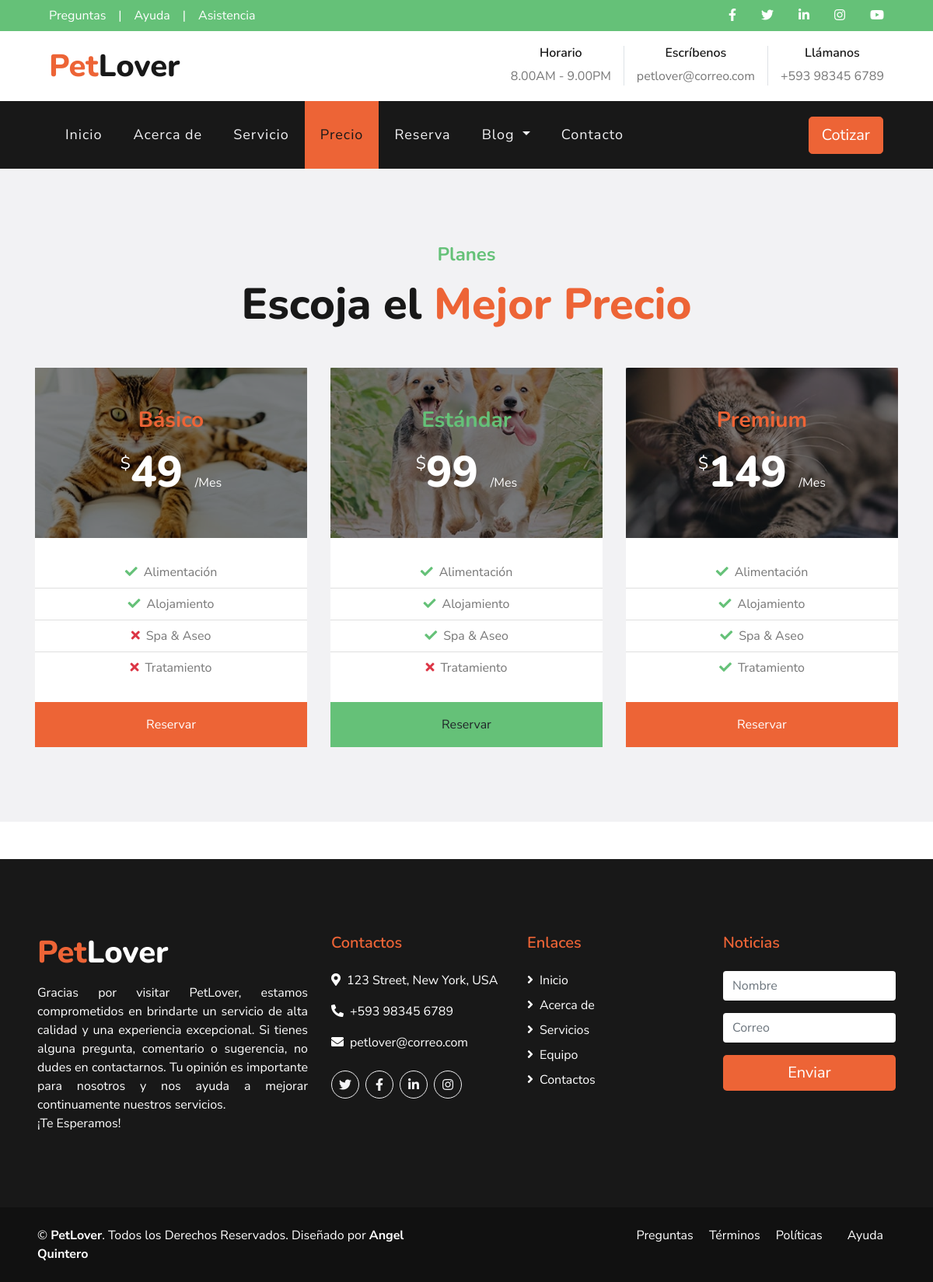
The app's page /prices/ with its own data.
### pages/models.py (models this page shows, shortened)
class Page(models.Model):
    title=models.CharField(max_length=100, verbose_name="Título")
    content=RichTextField(verbose_name="Contenido")
    created=models.DateTimeField(auto_now_add=True, verbose_name="Fecha de creación")
    updated=models.DateTimeField(auto_now=True, verbose_name="Fecha de modificación")
    class Meta:
        verbose_name="Página"
        verbose_name_plural="Páginas"
        ordering=['created']

### prices/models.py (models this page shows, shortened)
class Price(models.Model):
    title=models.CharField(max_length=100, verbose_name="Título")
    price=models.CharField(max_length=100, verbose_name="Precio")
    image=models.ImageField(verbose_name="Imagen", upload_to="prices")
    services = models.ManyToManyField(Plan, verbose_name='Servicios')
    created=models.DateTimeField(auto_now_add=True, verbose_name="Fecha de creación")
    updated=models.DateTimeField(auto_now=True, verbose_name="Fecha de modificación")
    class Meta:
        verbose_name="Precio"
        verbose_name_plural="Precios"
        ordering=["created"]

class Plan(models.Model):
    title = models.CharField(max_length=100)
    show_in_basic = models.BooleanField(default=False)
    show_in_standard = models.BooleanField(default=False)
    show_in_premium = models.BooleanField(default=False)
    created=models.DateTimeField(auto_now_add=True, verbose_name="Fecha de creación")
    updated=models.DateTimeField(auto_now=True, verbose_name="Fecha de modificación")
    class Meta:
        verbose_name="Plan"
        verbose_name_plural="Planes"
        ordering=["created"]

### prices/views.py (the view)
# urls.py: path('prices/', include('prices.urls')),
def prices(request):
    prices=Price.objects.all()
    plans=Plan.objects.all()
    return render(request,"prices/prices.html",{'listPrices':prices, 'listPlans':plans})

### pages/templatetags/pages_secundary.py (called while the page is built)
@register.simple_tag
def get_list_pages():
    pages=Page.objects.all()
    return pages

### social/processor.py (called while the page is built)
def context(request):
    dict={}
    listSocial=Social.objects.all()
    for social in listSocial:
        dict[social.key]=social.url
    return dict

### prices/templates/prices/prices.html
{% extends 'core/base.html' %}
{% load static %}{% block title %}Precios{% endblock %}
{% block content %}
<div class="container-fluid bg-light pt-5 pb-4">
  <div class="container py-5">
    <div class="d-flex flex-column text-center mb-5">
      <h4 class="text-secondary mb-3">Planes</h4>
      <h1 class="display-4 m-0">Escoja el <span class="text-primary">Mejor Precio</span></h1>
    </div>
    <div class="row">
      {% for price in listPrices %}
        <div class="col-lg-4 mb-4">
          <div class="card border-0">
            <div class="card-header position-relative border-0 p-0 mb-4">
              <img class="card-img-top" src="{{price.image.url}}" alt=""/>
              <div
                class="position-absolute d-flex flex-column align-items-center justify-content-center w-100 h-100"
                style="top: 0;left: 0; z-index: 1; background: rgba(0, 0, 0, 0.5);">
                {% if "Estándar" in price.title %}
                  <h3 class="text-secondary mb-3">{{price.title}}</h3>
                {% else %}
                  <h3 class="text-primary mb-3">{{price.title}}</h3>
                {% endif %}
                <h1 class="display-4 text-white mb-0">
                  <small class="align-top" style="font-size: 22px; line-height: 45px;">$</small>{{price.price}}
                  <small class="align-bottom" style="font-size: 16px; line-height: 40px;">/Mes</small>
                </h1>
              </div>
            </div>
            <div class="card-body text-center p-0">
              <ul class="list-group list-group-flush mb-4">
                {% for plan in listPlans %}
                  {% if "Básico" in price.title %}
                    {% if plan.show_in_basic %}
                      <li class="list-group-item p-2"><i class="fa fa-check text-secondary mr-2"></i>{{plan.title}}</li>
                    {% else %}
                      <li class="list-group-item p-2"><i class="fa fa-times text-danger mr-2"></i>{{plan.title}}</li>
                    {% endif %}
                  {% elif "Estándar" in price.title %}
                    {% if plan.show_in_basic or plan.show_in_standard %}
                      <li class="list-group-item p-2"><i class="fa fa-check text-secondary mr-2"></i>{{plan.title}}</li>
                    {% else %}
                      <li class="list-group-item p-2"><i class="fa fa-times text-danger mr-2"></i>{{plan.title}}</li>
                    {% endif %}
                  {% elif "Premium" in price.title %}
                    <li class="list-group-item p-2"><i class="fa fa-check text-secondary mr-2"></i>{{plan.title}}</li>
                  {% endif %}
                {% endfor %}
              </ul>
            </div>
            <div class="card-footer border-0 p-0">
              {% if "Estándar" in price.title %}
                <a href="{% url 'booking' %}" class="btn btn-secondary btn-block p-3" style="border-radius: 0">Reservar</a>
              {% else %}
                <a href="{% url 'booking' %}" class="btn btn-primary btn-block p-3" style="border-radius: 0">Reservar</a>
              {% endif %}
            </div>
          </div>
        </div>
      {% endfor %}
    </div>
  </div>
</div>
{% endblock %}

### core/templates/core/base.html (shortened to what this page needs)
<!DOCTYPE html>
<html lang="es">
  <head>
    {% load static %}
    <link href="https://cdnjs.cloudflare.com/ajax/libs/font-awesome/5.10.0/css/all.min.css" rel="stylesheet"/>
    <link href="{% static 'core/lib/flaticon/font/flaticon.css' %}" rel="stylesheet"/>
    <link href="{% static 'core/lib/owlcarousel/assets/owl.carousel.min.css' %}" rel="stylesheet"/>
    <link href="{% static 'core/lib/tempusdominus/css/tempusdominus-bootstrap-4.min.css' %}" rel="stylesheet"/>
    <link href="{% static 'core/css/style.css' %}" rel="stylesheet"/>
  </head>
  <body>
    <div class="container-fluid">
      <div class="row bg-secondary py-2 px-lg-5">
        <div class="col-lg-6 text-center text-lg-left mb-2 mb-lg-0">
          <div class="d-inline-flex align-items-center">
            {% load pages_secundary %}{% get_list_pages as listPages %}
            {% for page in listPages %}
              {% if "Preguntas Frecuentes" in page.title %}
                <a href="{% url 'pages' page.id %}" class="text-white pr-3 link">{{page.title.split.0}}</a>
              {% endif %}
            {% endfor %}
            <span class="text-white">|</span><a class="text-white px-3" href="">Ayuda</a>
            <span class="text-white">|</span><a class="text-white pl-3" href="">Asistencia</a>
          </div>
        </div>
        <div class="col-lg-6 text-center text-lg-right">
          <div class="d-inline-flex align-items-center">
            <a class="text-white px-3" href="{{URL_FACEBOOK}}" target="_blank"><i class="fab fa-facebook-f"></i></a>
            <a class="text-white px-3" href="{{URL_TWITTER}}" target="_blank"><i class="fab fa-twitter"></i></a>
            <a class="text-white px-3" href="{{URL_LINKEDIN}}" target="_blank"><i class="fab fa-linkedin-in"></i></a>
            <a class="text-white px-3" href="{{URL_INSTAGRAM}}" target="_blank"><i class="fab fa-instagram"></i></a>
            <a class="text-white pl-3" href="{{URL_YOUTUBE}}" target="_blank"><i class="fab fa-youtube"></i></a>
          </div>
        </div>
      </div>
      <div class="row py-3 px-lg-5">
        <div class="col-lg-4">
          <a href="{% url 'home' %}" class="navbar-brand d-none d-lg-block">
            <h1 class="m-0 display-5 text-capitalize"><span class="text-primary">Pet</span>Lover</h1>
          </a>
        </div>
        <div class="col-lg-8 text-center text-lg-right">
          <div class="d-inline-flex align-items-center">
            <div class="d-inline-flex flex-column text-center pr-3 border-right">
              <h6>Horario</h6><p class="m-0">8.00AM - 9.00PM</p>
            </div>
            <div class="d-inline-flex flex-column text-center px-3 border-right">
              <h6>Escríbenos</h6><p class="m-0">petlover@correo.com</p>
            </div>
            <div class="d-inline-flex flex-column text-center pl-3">
              <h6>Llámanos</h6><p class="m-0">+593 98345 6789</p>
            </div>
          </div>
        </div>
      </div>
    </div>
    <div class="container-fluid p-0">
      <nav class="navbar navbar-expand-lg bg-dark navbar-dark py-3 py-lg-0 px-lg-5">
        <div class="collapse navbar-collapse justify-content-between px-3" id="navbarCollapse">
          <div class="navbar-nav mr-auto py-0">
            <li><a href="{% url 'home' %}" class="nav-item nav-link {% if request.path == '/' %}active{% endif %}">Inicio</a></li>
            <li><a href="{% url 'about' %}" class="nav-item nav-link {% if request.path == '/about/' %}active{% endif %}">Acerca de</a></li>
            <li><a href="{% url 'services' %}" class="nav-item nav-link {% if request.path == '/services/' %}active{% endif %}">Servicio</a></li>
            <li><a href="{% url 'prices' %}" class="nav-item nav-link {% if request.path == '/prices/' %}active{% endif %}">Precio</a></li>
            <li><a href="{% url 'booking' %}" class="nav-item nav-link {% if request.path == '/booking/' %}active{% endif %}">Reserva</a></li>
            <li class="nav-item dropdown">
              <a href="#" class="nav-link dropdown-toggle
                {% if request.path == '/blog/' or request.path == '/single/' %}active{% endif %}" data-toggle="dropdown">Blog
              </a>
            </li>
            <li>
              <a href="{% url 'contact' %}" class="nav-item nav-link {% if request.path == '/contact/' %}active{% endif %}">Contacto</a>
            </li>
          </div>
          <a href="{% url 'prices' %}" class="btn btn-lg btn-primary px-3 d-none d-lg-block">Cotizar</a>
        </div>
      </nav>
    </div>
    {% block content %}{% endblock %}
    <div class="container-fluid bg-dark text-white mt-5 py-5 px-sm-3 px-md-5">
      <div class="row pt-5">
        <div class="col-lg-4 col-md-12 mb-5">
          <h1 class="mb-3 display-5 text-capitalize text-white"><span class="text-primary">Pet</span>Lover</h1>
          <p style="text-align:justify" class="m-0">Gracias por visitar PetLover, estamos comprometidos en brindarte un servicio de alta calidad
            y una experiencia excepcional. Si tienes alguna pregunta, comentario o sugerencia,
            no dudes en contactarnos. Tu opinión es importante para nosotros y nos ayuda a mejorar
            continuamente nuestros servicios.<br>¡Te Esperamos!
          </p>
        </div>
        <div class="col-lg-8 col-md-12">
          <div class="row">
            <div class="col-md-4 mb-5">
              <h5 class="text-primary mb-4">Contactos</h5>
              <p><i class="fa fa-map-marker-alt mr-2"></i>123 Street, New York, USA</p>
              <p><i class="fa fa-phone-alt mr-2"></i>+593 98345 6789</p>
              <p><i class="fa fa-envelope mr-2"></i>petlover@correo.com</p>
              <div class="d-flex justify-content-start mt-4">
                <a class="btn btn-outline-light rounded-circle text-center mr-2 px-0" style="width: 36px; height: 36px"
                  href="{{URL_TWITTER}}" target="_blank"><i class="fab fa-twitter"></i>
                </a>
                <a class="btn btn-outline-light rounded-circle text-center mr-2 px-0" style="width: 36px; height: 36px"
                    href="{{URL_FACEBOOK}}" target="_blank"><i class="fab fa-facebook-f"></i>
                </a>
                <a class="btn btn-outline-light rounded-circle text-center mr-2 px-0" style="width: 36px; height: 36px"
                  href="{{URL_LINKEDIN}}" target="_blank"><i class="fab fa-linkedin-in"></i>
                </a>
                <a class="btn btn-outline-light rounded-circle text-center mr-2 px-0" style="width: 36px; height: 36px"
                  href="{{URL_INSTAGRAM}}" target="_blank"><i class="fab fa-instagram"></i>
                </a>
              </div>
            </div>
            <div class="col-md-4 mb-5"><h5 class="text-primary mb-4">Enlaces</h5>
              <div class="d-flex flex-column justify-content-start">
                <a class="text-white mb-2" href="{% url 'home' %}"><i class="fa fa-angle-right mr-2"></i>Inicio</a>
                <a class="text-white mb-2" href="{% url 'about' %}"><i class="fa fa-angle-right mr-2"></i>Acerca de</a>
                <a class="text-white mb-2" href="{% url 'services' %}"><i class="fa fa-angle-right mr-2"></i>Servicios</a>
                <a class="text-white mb-2" href="{% url 'about' %}"><i class="fa fa-angle-right mr-2"></i>Equipo</a>
                <a class="text-white mb-2" href="{% url 'contact' %}"><i class="fa fa-angle-right mr-2"></i>Contactos</a>
              </div>
            </div>
            <div class="col-md-4 mb-5"><h5 class="text-primary mb-4">Noticias</h5>
              <form action="">
                <div class="form-group">
                  <input type="text" class="form-control border-0" placeholder="Nombre" required="required"/>
                </div>
                <div class="form-group">
                  <input type="email" class="form-control border-0" placeholder="Correo" required="required"/>
                </div>
                <div>
                  <button class="btn btn-lg btn-primary btn-block border-0" type="submit">Enviar</button>
                </div>
              </form>
            </div>
          </div>
        </div>
      </div>
    </div>
    <div class="container-fluid text-white py-4 px-sm-3 px-md-5" style="background: #111111">
      <div class="row">
        <div class="col-md-6 text-center text-md-left mb-3 mb-md-0">
          <p class="m-0 text-white">&copy;
            <a class="text-white font-weight-bold" href="{% url 'home' %}">PetLover</a>. Todos los Derechos Reservados. Diseñado por
            <a class="text-white font-weight-bold" href="">Angel Quintero</a>
          </p>
        </div>
        <div class="col-md-6 text-center text-md-right">
          <ul class="nav d-inline-flex">
            <li class="nav-item">
              {% load pages_secundary %}{% get_list_pages as listPages %}
              {% for page in listPages %}
                <a href="{% url 'pages' page.id %}" class="text-white pr-3 link">{{page.title.split.0}}</a>
              {% endfor %}
            </li>
            <li class="nav-item"><a class="nav-link text-white py-0" href="#">Ayuda</a></li>
          </ul>
        </div>
      </div>
    </div>
  </body>
</html>

### records on screen
Page: title.split.0 "Preguntas"
Price: image (picture), title "Básico", price "49", shows "Reservar"
Plan: title "Alimentación"
Plan: title "Alojamiento"
Plan: title "Spa & Aseo"
Plan: title "Tratamiento"
Price: image (picture), title "Estándar", price "99", shows "Reservar"
Price: image (picture), title "Premium", price "149", shows "Reservar"
Page: title.split.0 "Términos"
Page: title.split.0 "Políticas"
